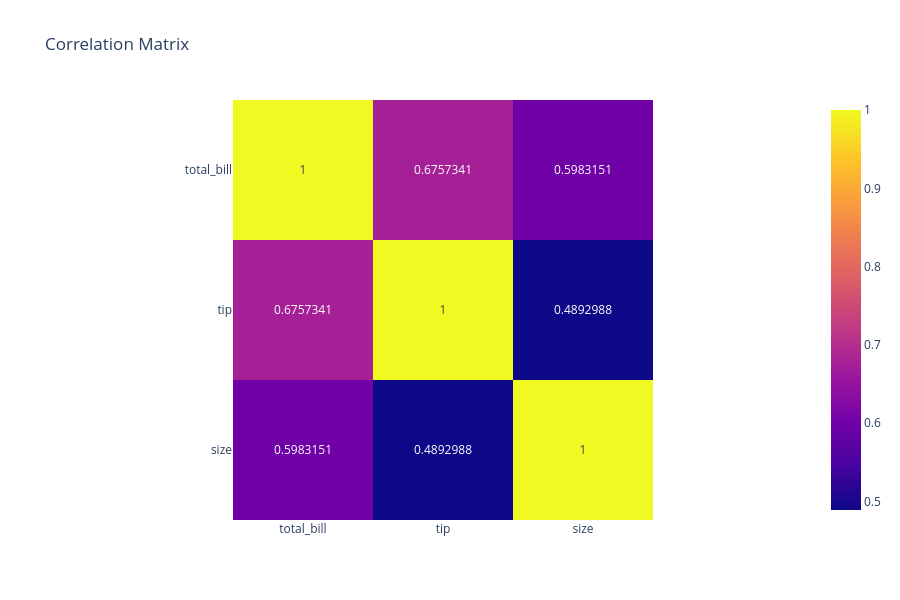

Notebook code cell kept with this figure:
### Markdown cell above
as you can see there is a high correlation between the total_bill and tip amount which makes sense the more you pay,the bigger tip you give.

there is also a positive correlation between the size and tip which also makes sense the more people are at the table the more you wanna tip.
perhaps the reason for that is when a father comes with his family or a group of friends come to the restaurant they wanna impress each other or impress the family.

### Code cell
px.imshow(df.select_dtypes('number').corr() ,text_auto=True ,title='Correlation Matrix',color_continuous_scale="Plasma",height=600,width=900)

### Figure 1 — Plotly figure (JSON) as saved in the notebook; plotly's stock layout.template omitted (floating-point values rounded to 4 significant figures)
{"data": [{"coloraxis": "coloraxis", "hovertemplate": "x: %{x}<br>y: %{y}<br>color: %{z}<extra></extra>", "name": "0", "texttemplate": "%{z}", "type": "heatmap", "x": ["total_bill", "tip", "size"], "xaxis": "x", "y": ["total_bill", "tip", "size"], "yaxis": "y", "z": [[1.0, 0.6757, 0.5983], [0.6757, 1.0, 0.4893], [0.5983, 0.4893, 1.0]]}], "layout": {"coloraxis": {"colorscale": [[0, "#0d0887"], [0.1111, "#46039f"], [0.2222, "#7201a8"], [0.3333, "#9c179e"], [0.4444, "#bd3786"], [0.5556, "#d8576b"], [0.6667, "#ed7953"], [0.7778, "#fb9f3a"], [0.8889, "#fdca26"], [1, "#f0f921"]]}, "height": 600, "title": {"text": "Correlation Matrix"}, "width": 900, "xaxis": {"anchor": "y", "constrain": "domain", "domain": [0, 1], "scaleanchor": "y"}, "yaxis": {"anchor": "x", "autorange": "reversed", "constrain": "domain", "domain": [0, 1]}}}
